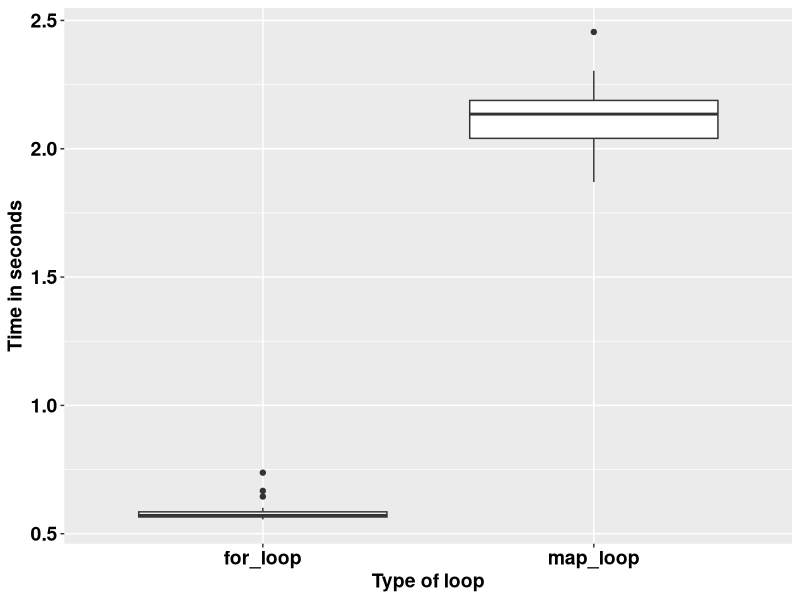

Write the R code that produced this figure.
## ---- chunk 1
knitr::opts_chunk$set(echo = TRUE)
## ---- chunk 2
square <- function(a) a**2
square(3)
## ---- chunk 3
square <- function(b){
  b**2
}
square(4)
## ---- chunk 4
square <- function(c){
  product <- c**2
  return(product)
}
square(8)
## ---- chunk 5
square <- function(d){
  product <- d**2
  print(product)
}
square(5)
## ---- chunk 6
square <- function(e){
  product <- e**2
  (product)
}
square(9)
## ---- chunk 7
square <- function(f){
  product <- f**2
  show(product)
}
square(9)
## ---- chunk 8
square_root <- function(b){
  product <- b^0.5
  return(product/2)
}
square_root(9)
## ---- chunk 9
square(1:10)
## ---- chunk 10
square_root(c(26, 1:15, 158))
## ---- chunk 11
m <- list(12, 18, 345)
square_root(m[[3]])
## ---- chunk 12
rescale <- function(x){
  m <- mean(x)
  s <- sd(x)
  (x - m) / s
}
rescale(c(52, 58, 46, 99))
## ---- chunk 13
rescale <- function(x, only_translate){
  m <- mean(x)
  translated <- x - m
  if (only_translate) return(translated)
  s <- sd(x)
  translated / s
}

rescale(x = 1:4, only_translate = TRUE)
## ---- chunk 14
rescale <- function(x, only_translate){
  m <- mean(x)
  translated <- x - m
  if (only_translate) return(translated)
  s <- sd(x)
  translated / s
}

rescale(x = 1:4, only_translate = FALSE)
## ---- chunk 15
rescale( only_translate = TRUE, x = 1:4)
## ---- chunk 16
rescale(x = 1:4, TRUE)
rescale(TRUE, x = 1:4)
rescale(1:4, only_translate = T)
rescale(only_translate = T, 1:4)
## ---- chunk 17
rescale(1:4, o = T)
rescale(o = T, 1:4)
## ---- chunk 18
rescale <- function(x, only_translate = FALSE){
  m <- mean(x)
  translated <- x - m
  if(only_translate) return(translated)
  s <- sd(x)
  translated / s
}
## ---- chunk 19
rescale(1:4) # This runs with only_translate being taken as FALSE by default.
## ---- chunk 20
rescale <- function(x, ...){
  m <- mean(x, ...)
  s <- sd(x, ...)
  (x - m) / s
}

rescale(1:4)
## ---- chunk 21
x <- c(NA, 1:3)
rescale(x)
## ---- chunk 22
x <- c(NA, 1:3)
rescale(x, na.rm = TRUE)
## ---- chunk 23
some_function <- function(x) x
other_function <- function(x, ...) x
# some_function(1:4, foo = "bar") # This does not run because there was no allowance.
other_function(1:4, foo = "bar")

## ---- chunk 24
f <- function(...) list(...)
g <- function(x, y, ...) f(...)
g(x = 1, y = 2, z = 3, w = 4)
## ---- chunk 25
compare_rasters <- function(x) {
  if (sum(x > 0.5, na.rm = TRUE) > 7) {
    return(1)
  } else {
    return(0)
  }
  
}
## ---- chunk 26
library(tidyverse)
volumes <- rnorm(1000000)

for_loop <- vector()

for (k in 1:20) { 
  for_loop[k] <- system.time(
for (i in 1:length(volumes)) {
  2.3 * volumes[i]^9
}
)
}

map_loop <- vector()
for (j in 1:20){
map_loop[j] <- system.time(map_vec(volumes, \(x) 2.3 * x^9))
}
## ---- chunk 27
data.frame(for_loop = for_loop, map_loop = map_loop) %>% 
  gather(key = "key", value = "value") %>% 
  ggplot(aes(key, value)) +
  geom_boxplot() +
  labs(x = "Type of loop",
       y = "Time in seconds") +
  theme(text = element_text(size = 14, face = "bold", colour = "black")) +
  theme(axis.text = element_text(size = 14, face = "bold", colour = "black"))
